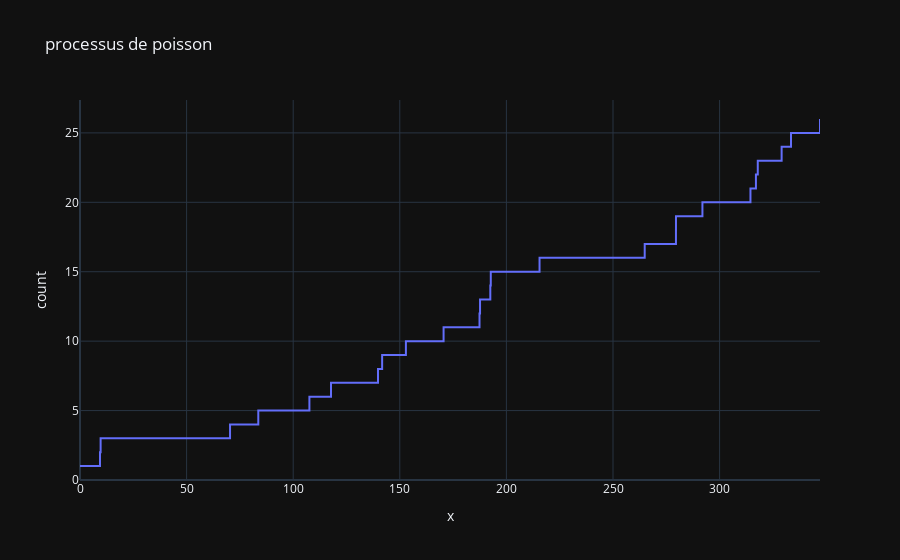
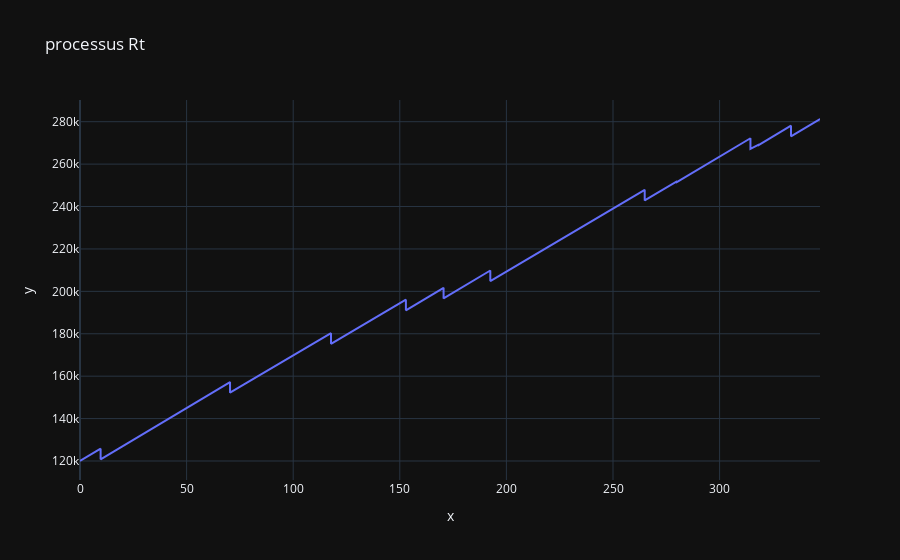

The cell these charts' notebook holds for them, in order:
### Code cell
test.sub_models[0].run_ruine()

### Figure 1 — Plotly figure (JSON) as saved in the notebook; plotly's stock layout.template omitted (floating-point values rounded to 4 significant figures)
{"data": [{"hovertemplate": "x=%{x}<br>count=%{y}<extra></extra>", "legendgroup": "", "line": {"dash": "solid", "shape": "hv"}, "marker": {"color": "#636efa", "symbol": "circle"}, "mode": "lines", "name": "", "orientation": "v", "showlegend": false, "type": "scatter", "x": [0.0, 9.377, 9.672, 70.38, 83.63, 107.6, 117.7, 139.8, 141.7, 152.9, 170.5, 187.4, 187.6, 192.5, 192.7, 215.5, 264.9, 279.5, 279.5, 291.9, 314.5, 317.0, 317.9, 329.1, 333.5, 347.1], "xaxis": "x", "y": [1, 2, 3, 4, 5, 6, 7, 8, 9, 10, 11, 12, 13, 14, 15, 16, 17, 18, 19, 20, 21, 22, 23, 24, 25, 26], "yaxis": "y"}], "layout": {"legend": {"tracegroupgap": 0}, "title": {"text": "processus de poisson"}, "xaxis": {"anchor": "y", "domain": [0, 1], "title": {"text": "x"}}, "yaxis": {"anchor": "x", "domain": [0, 1], "rangemode": "tozero", "title": {"text": "count"}}}}

### Figure 2 — Plotly figure (JSON) as saved in the notebook; plotly's stock layout.template omitted (floating-point values rounded to 4 significant figures)
{"data": [{"hovertemplate": "x=%{x}<br>y=%{y}<extra></extra>", "legendgroup": "", "line": {"color": "#636efa", "dash": "solid"}, "marker": {"symbol": "circle"}, "mode": "lines", "name": "", "orientation": "v", "showlegend": false, "type": "scatter", "x": [0.0, 9.377, 9.377, 9.672, 9.672, 70.38, 70.38, 83.63, 83.63, 107.6, 107.6, 117.7, 117.7, 139.8, 139.8, 141.7, 141.7, 152.9, 152.9, 170.5, 170.5, 187.4, 187.4, 187.6, 187.6, 192.5, 192.5, 192.7, 192.7, 215.5, 215.5, 264.9, 264.9, 279.5, 279.5, 279.5, 279.5, 291.9, 291.9, 314.5, 314.5, 317.0, 317.0, 317.9, 317.9, 329.1, 329.1, 333.5, 333.5, 347.1, 347.1], "xaxis": "x", "y": [120000.0, 125600.0, 125600.0, 125800.0, 120800.0, 157200.0, 152200.0, 160200.0, 160200.0, 174600.0, 174200.0, 180300.0, 175300.0, 188500.0, 188200.0, 189400.0, 189400.0, 196100.0, 191100.0, 201700.0, 196700.0, 206800.0, 206800.0, 206900.0, 206900.0, 209800.0, 204800.0, 205000.0, 204900.0, 218600.0, 218300.0, 247900.0, 242900.0, 251700.0, 251500.0, 251500.0, 251200.0, 258700.0, 258700.0, 272200.0, 267200.0, 268700.0, 268400.0, 268900.0, 268800.0, 275500.0, 275500.0, 278100.0, 273100.0, 281300.0, 281000.0], "yaxis": "y"}], "layout": {"legend": {"tracegroupgap": 0}, "title": {"text": "processus Rt"}, "xaxis": {"anchor": "y", "domain": [0, 1], "title": {"text": "x"}}, "yaxis": {"anchor": "x", "domain": [0, 1], "title": {"text": "y"}}}}
